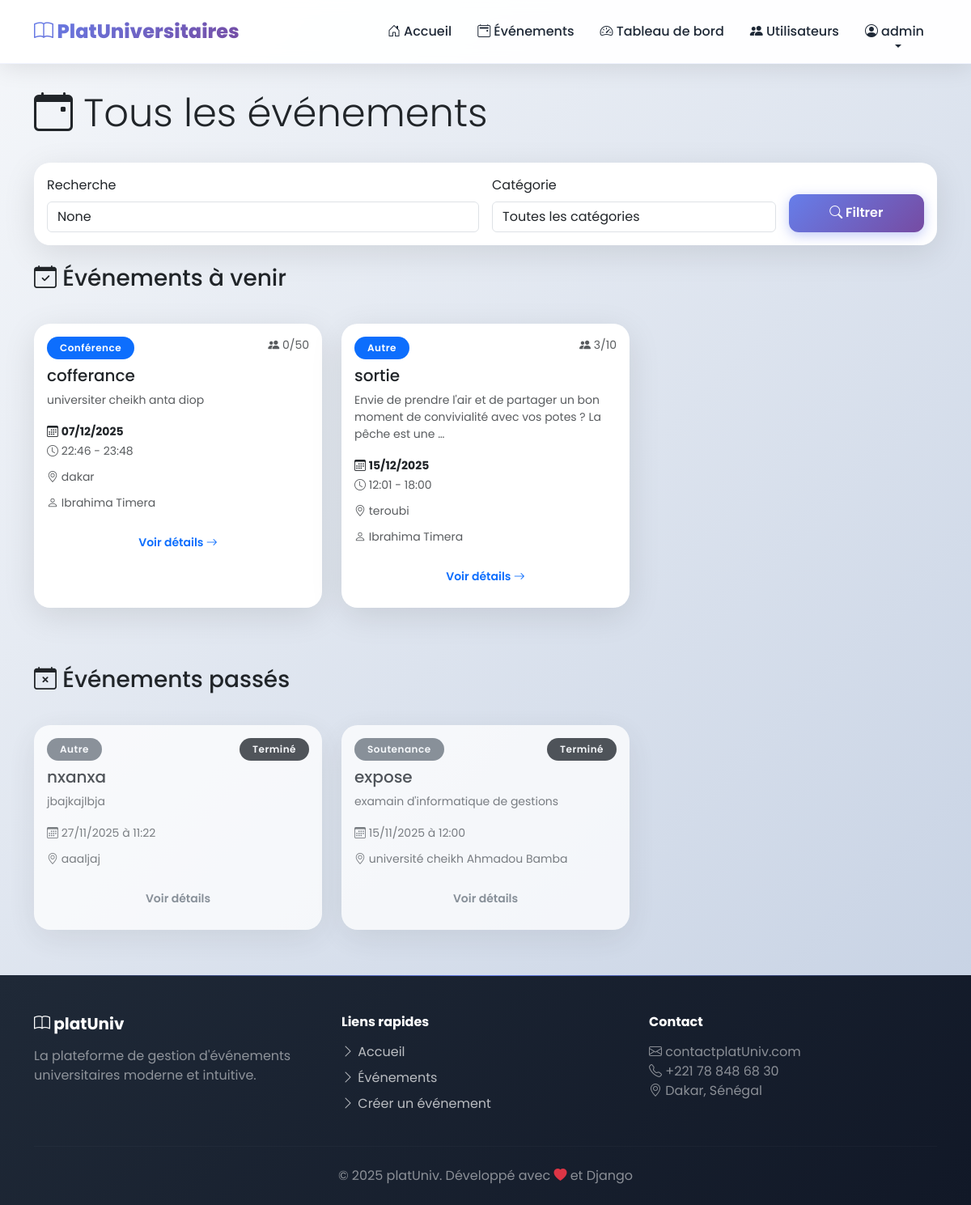
The app's page /evenements/ (signed in) with its own data.
### evenements/models.py (models this page shows, shortened)
class Utilisateur(AbstractUser):
    ROLE_CHOICES = [
        ('etudiant', 'Étudiant'),
        ('admin', 'Administrateur'),
    ]
    role = models.CharField(max_length=20, choices=ROLE_CHOICES, default='etudiant')
    departement = models.CharField(max_length=100, blank=True)
    telephone = models.CharField(max_length=20, blank=True)
    class Meta:
        verbose_name = 'Utilisateur'
        verbose_name_plural = 'Utilisateurs'
    def est_admin(self):
        return self.role == 'admin'

class Evenement(models.Model):
    CATEGORIE_CHOICES = [
        ('conference', 'Conférence'),
        ('soutenance', 'Soutenance'),
        ('atelier', 'Atelier'),
        ('culturel', 'Activité Culturelle'),
        ('autre', 'Autre'),
    ]
    STATUT_CHOICES = [
        ('en_attente', 'En attente de validation'),
        ('valide', 'Validé'),
        ('refuse', 'Refusé'),
        ('annule', 'Annulé'),
    ]
    titre = models.CharField(max_length=200)
    description = models.TextField()
    date_debut = models.DateTimeField()
    date_fin = models.DateTimeField()
    lieu = models.CharField(max_length=200)
    categorie = models.CharField(max_length=20, choices=CATEGORIE_CHOICES)
    capacite_max = models.IntegerField(default=50, help_text="Nombre maximum de participants")
    organisateur = models.ForeignKey(Utilisateur, on_delete=models.CASCADE, related_name='evenements_organises')
    statut = models.CharField(max_length=20, choices=STATUT_CHOICES, default='en_attente')
    date_creation = models.DateTimeField(auto_now_add=True)
    date_modification = models.DateTimeField(auto_now=True)
    class Meta:
        verbose_name = 'Événement'
        verbose_name_plural = 'Événements'
        ordering = ['date_debut']
    def est_complet(self):
        return self.inscriptions.filter(statut='confirmee').count() >= self.capacite_max
    def nombre_inscrits(self):
        return self.inscriptions.filter(statut='confirmee').count()

### evenements/views.py (the view)
# urls.py: path('evenements/', views.liste_evenements, name='liste_evenements'),
@login_required
def liste_evenements(request):
    evenements = Evenement.objects.filter(statut='valide')
    categorie = request.GET.get('categorie')
    recherche = request.GET.get('recherche')
    if categorie:
        evenements = evenements.filter(categorie=categorie)
    if recherche:
        evenements = evenements.filter(
            Q(titre__icontains=recherche) |
            Q(description__icontains=recherche) |
            Q(lieu__icontains=recherche)
        )
    maintenant = timezone.now()
    evenements_a_venir = evenements.filter(date_debut__gte=maintenant).order_by('date_debut')
    evenements_passes = evenements.filter(date_debut__lt=maintenant).order_by('-date_debut')
    context = {
        'evenements_a_venir': evenements_a_venir,
        'evenements_passes': evenements_passes,
        'categories': Evenement.CATEGORIE_CHOICES,
        'categorie_selectionnee': categorie,
        'recherche': recherche,
    }
    return render(request, 'evenements/liste_evenements.html', context)

### evenements/templates/evenements/liste_evenements.html (shortened to what this page needs)
{% extends 'evenements/base.html' %}
{% block content %}
<div class="container">
    <div class="row mb-4">
        <div class="col-12">
            <h1 class="display-5">
                <i class="bi bi-calendar-event"></i> Tous les événements
            </h1>
        </div>
    </div>
    <div class="row mb-4">
        <div class="col-12">
            <div class="card">
                <div class="card-body">
                    <form method="get" class="row g-3">
                        <div class="col-md-6">
                            <label for="recherche" class="form-label">Recherche</label>
                            <input type="text" class="form-control" id="recherche" name="recherche"
                                   placeholder="Titre, description, lieu..." value="{{ recherche }}">
                        </div>
                        <div class="col-md-4">
                            <label for="categorie" class="form-label">Catégorie</label>
                            <select class="form-control" id="categorie" name="categorie">
                                <option value="">Toutes les catégories</option>
                            </select>
                        </div>
                        <div class="col-md-2 d-flex align-items-end">
                            <button type="submit" class="btn btn-primary w-100">
                                <i class="bi bi-search"></i> Filtrer
                            </button>
                        </div>
                    </form>
                </div>
            </div>
        </div>
    </div>
    {% if evenements_a_venir %}
        <div class="row mb-4">
            <div class="col-12">
                <h3 class="mb-3">
                    <i class="bi bi-calendar-check"></i> Événements à venir
                </h3>
            </div>
        </div>
        <div class="row">
            {% for evenement in evenements_a_venir %}
                <div class="col-md-6 col-lg-4 mb-4">
                    <div class="card event-card h-100">
                        <div class="card-body">
                            <div class="d-flex justify-content-between align-items-start mb-2">
                                <span class="badge bg-primary">{{ evenement.get_categorie_display }}</span>
                                <small class="text-muted">
                                    <i class="bi bi-people-fill"></i>
                                    {{ evenement.nombre_inscrits }}/{{ evenement.capacite_max }}
                                </small>
                            </div>
                            <h5 class="card-title">{{ evenement.titre }}</h5>
                            <p class="card-text text-muted small">
                                {{ evenement.description|truncatewords:20 }}
                            </p>
                            <div class="mb-2">
                                <small>
                                    <i class="bi bi-calendar3"></i>
                                    <strong>{{ evenement.date_debut|date:"d/m/Y" }}</strong>
                                </small>
                                <br>
                                <small class="text-muted">
                                    <i class="bi bi-clock"></i>
                                    {{ evenement.date_debut|date:"H:i" }} - {{ evenement.date_fin|date:"H:i" }}
                                </small>
                            </div>
                            <div class="mb-2">
                                <small class="text-muted">
                                    <i class="bi bi-geo-alt"></i>
                                    {{ evenement.lieu }}
                                </small>
                            </div>
                            <div class="mb-3">
                                <small class="text-muted">
                                    <i class="bi bi-person"></i>
                                    {{ evenement.organisateur.get_full_name }}
                                </small>
                            </div>
                            <a href="{% url 'detail_evenement' evenement.pk %}" class="btn btn-outline-primary btn-sm w-100">
                                Voir détails <i class="bi bi-arrow-right"></i>
                            </a>
                        </div>
                    </div>
                </div>
            {% endfor %}
        </div>
    {% else %}
        <div class="alert alert-info">
            <i class="bi bi-info-circle"></i> Aucun événement à venir ne correspond à vos critères.
        </div>
    {% endif %}
    {% if evenements_passes %}
        <div class="row mt-5 mb-4">
            <div class="col-12">
                <h3 class="mb-3">
                    <i class="bi bi-calendar-x"></i> Événements passés
                </h3>
            </div>
        </div>
        <div class="row">
            {% for evenement in evenements_passes %}
                <div class="col-md-6 col-lg-4 mb-4">
                    <div class="card event-card h-100 opacity-75">
                        <div class="card-body">
                            <div class="d-flex justify-content-between align-items-start mb-2">
                                <span class="badge bg-secondary">{{ evenement.get_categorie_display }}</span>
                                <span class="badge bg-dark">Terminé</span>
                            </div>
                            <h5 class="card-title">{{ evenement.titre }}</h5>
                            <p class="card-text text-muted small">
                                {{ evenement.description|truncatewords:15 }}
                            </p>
                            <div class="mb-2">
                                <small class="text-muted">
                                    <i class="bi bi-calendar3"></i>
                                    {{ evenement.date_debut|date:"d/m/Y à H:i" }}
                                </small>
                            </div>
                            <div class="mb-3">
                                <small class="text-muted">
                                    <i class="bi bi-geo-alt"></i>
                                    {{ evenement.lieu }}
                                </small>
                            </div>
                            <a href="{% url 'detail_evenement' evenement.pk %}" class="btn btn-outline-secondary btn-sm w-100">
                                Voir détails
                            </a>
                        </div>
                    </div>
                </div>
            {% endfor %}
        </div>
    {% endif %}
</div>
{% endblock %}

### evenements/templates/evenements/base.html (shortened to what this page needs)
<!DOCTYPE html>
<html lang="fr">
<head>
    <link href="https://cdn.jsdelivr.net/npm/bootstrap@5.3.0/dist/css/bootstrap.min.css" rel="stylesheet">
    <link rel="stylesheet" href="https://cdn.jsdelivr.net/npm/bootstrap-icons@1.10.0/font/bootstrap-icons.css">
</head>
<body>
    <nav class="navbar navbar-expand-lg sticky-top" id="mainNav">
        <div class="container">
            <a class="navbar-brand" href="{% url 'accueil' %}">
                <i class="bi bi-book"></i> PlatUniversitaires
            </a>
            <div class="collapse navbar-collapse" id="navbarNav">
                <ul class="navbar-nav ms-auto align-items-center">
                    <li class="nav-item">
                        <a class="nav-link" href="{% url 'accueil' %}">
                            <i class="bi bi-house-door"></i> Accueil
                        </a>
                    </li>
                    {% if user.is_authenticated %}
                        <li class="nav-item">
                            <a class="nav-link" href="{% url 'liste_evenements' %}">
                                <i class="bi bi-calendar2-event"></i> Événements
                            </a>
                        </li>
                        <li class="nav-item">
                            <a class="nav-link" href="{% url 'tableau_bord' %}">
                                <i class="bi bi-speedometer2"></i> Tableau de bord
                            </a>
                        </li>
                        {% if user.est_admin %}
                            <li class="nav-item">
                                <a class="nav-link" href="{% url 'gestion_utilisateurs' %}">
                                    <i class="bi bi-people-fill"></i> Utilisateurs
                                </a>
                            </li>
                        {% endif %}
                        <li class="nav-item dropdown">
                            <a class="nav-link dropdown-toggle" href="#" role="button" data-bs-toggle="dropdown">
                                <i class="bi bi-person-circle"></i> {{ user.first_name|default:user.username }}
                            </a>
                        </li>
                    {% endif %}
                </ul>
            </div>
        </div>
    </nav>
    <main class="fade-in">
        {% block content %}{% endblock %}
    </main>
    <footer>
        <div class="container">
            <div class="row">
                <div class="col-lg-4 mb-4 mb-lg-0">
                    <h5 class="fw-bold mb-3">
                        <i class="bi bi-book"></i> platUniv
                    </h5>
                    <p class="text-white-50">
                        La plateforme de gestion d'événements universitaires moderne et intuitive.
                    </p>
                </div>
                <div class="col-lg-4 mb-4 mb-lg-0">
                    <h6 class="fw-bold mb-3">Liens rapides</h6>
                    <ul class="list-unstyled footer-links">
                        <li class="mb-2">
                            <a href="{% url 'accueil' %}">
                                <i class="bi bi-chevron-right"></i> Accueil
                            </a>
                        </li>
                        <li class="mb-2">
                            <a href="{% url 'liste_evenements' %}">
                                <i class="bi bi-chevron-right"></i> Événements
                            </a>
                        </li>
                        {% if user.is_authenticated %}
                        <li class="mb-2">
                            <a href="{% url 'creer_evenement' %}">
                                <i class="bi bi-chevron-right"></i> Créer un événement
                            </a>
                        </li>
                        {% endif %}
                    </ul>
                </div>
                <div class="col-lg-4">
                    <h6 class="fw-bold mb-3">Contact</h6>
                    <p class="text-white-50">
                        <i class="bi bi-envelope"></i> contactplatUniv.com<br>
                        <i class="bi bi-telephone"></i> +221 78 848 68 30<br>
                        <i class="bi bi-geo-alt"></i> Dakar, Sénégal
                    </p>
                </div>
            </div>
            <hr class="my-4" style="border-color: rgba(255,255,255,0.1);">
            <div class="text-center text-white-50">
                <p class="mb-0">© 2025 platUniv. Développé avec <i class="bi bi-heart-fill text-danger"></i> et Django</p>
            </div>
        </div>
    </footer>
</body>
</html>

### records on screen
Utilisateur: first_name "admin"
Evenement: categorie "Conférence", nombre_inscrits "0", capacite_max "50", titre "cofferance", description "universiter cheikh anta diop", date_debut "07/12/2025", date_debut "22:46", date_fin "23:48", lieu "dakar", organisateur.get_full_name "Ibrahima Timera"
Evenement: categorie "Autre", nombre_inscrits "3", capacite_max "10", titre "sortie", description "Envie de prendre l'air et de partager un bon moment de convivialité avec vos potes ? La pêche est une …", date_debut "15/12/2025", date_debut "12:01", date_fin "18:00", lieu "teroubi", organisateur.get_full_name "Ibrahima Timera"
Evenement: categorie "Autre", titre "nxanxa", description "jbajkajlbja", date_debut "27/11/2025 à 11:22", lieu "aaaljaj"
Evenement: categorie "Soutenance", titre "expose", description "examain d'informatique de gestions", date_debut "15/11/2025 à 12:00", lieu "université cheikh Ahmadou Bamba"
